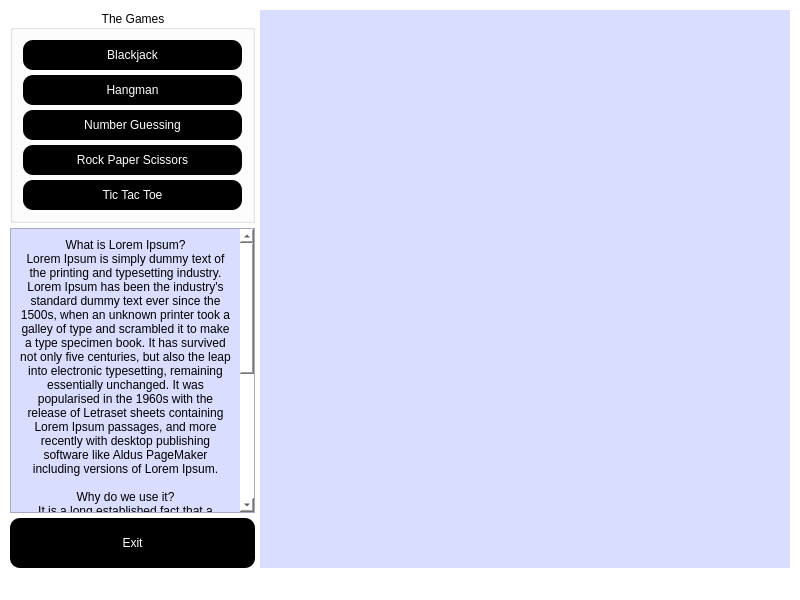
<?xml version="1.0" encoding="UTF-8"?>
<ui version="4.0">
 <class>PythonGames</class>
 <widget class="QMainWindow" name="PythonGames">
  <property name="geometry">
   <rect>
    <x>0</x>
    <y>0</y>
    <width>800</width>
    <height>600</height>
   </rect>
  </property>
  <property name="sizePolicy">
   <sizepolicy hsizetype="Expanding" vsizetype="Expanding">
    <horstretch>0</horstretch>
    <verstretch>0</verstretch>
   </sizepolicy>
  </property>
  <property name="font">
   <font>
    <family>Microsoft JhengHei UI</family>
   </font>
  </property>
  <property name="windowTitle">
   <string>Python Games</string>
  </property>
  <property name="styleSheet">
   <string notr="true">background-color: rgb(255, 255, 255);</string>
  </property>
  <widget class="QWidget" name="centralwidget">
   <layout class="QGridLayout" name="main_layout">
    <property name="leftMargin">
     <number>10</number>
    </property>
    <property name="topMargin">
     <number>10</number>
    </property>
    <property name="rightMargin">
     <number>10</number>
    </property>
    <property name="bottomMargin">
     <number>10</number>
    </property>
    <property name="spacing">
     <number>5</number>
    </property>
    <item row="0" column="0">
     <widget class="QGroupBox" name="games_box">
      <property name="maximumSize">
       <size>
        <width>300</width>
        <height>16777215</height>
       </size>
      </property>
      <property name="styleSheet">
       <string notr="true">QPushButton { background-color: rgb(0, 0, 0);
                      color: rgb(255, 255, 255);
                       border-radius: 10px; }
                
QPushButton::pressed { background-color: rgb(255, 255, 255);
                                    color: rgb(0, 0, 0);
                                    border: 1px solid rgb(0, 0, 0);
                                    border-radius: 10px; }
                
QPushButton::disabled { background-color: rgb(0, 0, 0, 0.2);
                                        color: rgb(75, 75, 75); }</string>
      </property>
      <property name="title">
       <string>The Games</string>
      </property>
      <property name="alignment">
       <set>Qt::AlignCenter</set>
      </property>
      <layout class="QGridLayout" name="games_box_layout">
       <property name="leftMargin">
        <number>10</number>
       </property>
       <property name="topMargin">
        <number>10</number>
       </property>
       <property name="rightMargin">
        <number>10</number>
       </property>
       <property name="bottomMargin">
        <number>10</number>
       </property>
       <property name="spacing">
        <number>5</number>
       </property>
       <item row="2" column="0">
        <widget class="QPushButton" name="num_guess_button">
         <property name="minimumSize">
          <size>
           <width>0</width>
           <height>30</height>
          </size>
         </property>
         <property name="text">
          <string>Number Guessing</string>
         </property>
        </widget>
       </item>
       <item row="0" column="0">
        <widget class="QPushButton" name="blackjack_button">
         <property name="minimumSize">
          <size>
           <width>0</width>
           <height>30</height>
          </size>
         </property>
         <property name="text">
          <string>Blackjack</string>
         </property>
        </widget>
       </item>
       <item row="1" column="0">
        <widget class="QPushButton" name="hangman_button">
         <property name="minimumSize">
          <size>
           <width>0</width>
           <height>30</height>
          </size>
         </property>
         <property name="text">
          <string>Hangman</string>
         </property>
        </widget>
       </item>
       <item row="4" column="0">
        <widget class="QPushButton" name="ttt_button">
         <property name="minimumSize">
          <size>
           <width>0</width>
           <height>30</height>
          </size>
         </property>
         <property name="text">
          <string>Tic Tac Toe</string>
         </property>
        </widget>
       </item>
       <item row="3" column="0">
        <widget class="QPushButton" name="rps_button">
         <property name="minimumSize">
          <size>
           <width>0</width>
           <height>30</height>
          </size>
         </property>
         <property name="text">
          <string>Rock Paper Scissors</string>
         </property>
        </widget>
       </item>
      </layout>
     </widget>
    </item>
    <item row="1" column="0">
     <widget class="QScrollArea" name="rules_scrollArea">
      <property name="maximumSize">
       <size>
        <width>300</width>
        <height>16777215</height>
       </size>
      </property>
      <property name="styleSheet">
       <string notr="true">background-color: rgb(217, 221, 255);</string>
      </property>
      <property name="widgetResizable">
       <bool>true</bool>
      </property>
      <widget class="QWidget" name="rules_content">
       <property name="geometry">
        <rect>
         <x>0</x>
         <y>0</y>
         <width>222</width>
         <height>674</height>
        </rect>
       </property>
       <layout class="QVBoxLayout" name="verticalLayout">
        <item>
         <widget class="QLabel" name="rules_label">
          <property name="sizePolicy">
           <sizepolicy hsizetype="Expanding" vsizetype="Expanding">
            <horstretch>0</horstretch>
            <verstretch>0</verstretch>
           </sizepolicy>
          </property>
          <property name="maximumSize">
           <size>
            <width>300</width>
            <height>16777215</height>
           </size>
          </property>
          <property name="text">
           <string>What is Lorem Ipsum?
Lorem Ipsum is simply dummy text of the printing and typesetting industry. Lorem Ipsum has been the industry's standard dummy text ever since the 1500s, when an unknown printer took a galley of type and scrambled it to make a type specimen book. It has survived not only five centuries, but also the leap into electronic typesetting, remaining essentially unchanged. It was popularised in the 1960s with the release of Letraset sheets containing Lorem Ipsum passages, and more recently with desktop publishing software like Aldus PageMaker including versions of Lorem Ipsum.

Why do we use it?
It is a long established fact that a reader will be distracted by the readable content of a page when looking at its layout. The point of using Lorem Ipsum is that it has a more-or-less normal distribution of letters, as opposed to using 'Content here, content here', making it look like readable English. Many desktop publishing packages and web page editors now use Lorem Ipsum as their default model text, and a search for 'lorem ipsum' will uncover many web sites still in their infancy. Various versions have evolved over the years, sometimes by accident, sometimes on purpose (injected humour and the like).

</string>
          </property>
          <property name="alignment">
           <set>Qt::AlignCenter</set>
          </property>
          <property name="wordWrap">
           <bool>true</bool>
          </property>
         </widget>
        </item>
       </layout>
      </widget>
     </widget>
    </item>
    <item row="2" column="0">
     <widget class="QPushButton" name="exit_button">
      <property name="minimumSize">
       <size>
        <width>0</width>
        <height>50</height>
       </size>
      </property>
      <property name="styleSheet">
       <string notr="true">QPushButton { background-color: rgb(0, 0, 0);
                      color: rgb(255, 255, 255);
                       border-radius: 10px; }
                
QPushButton::pressed { background-color: rgb(255, 255, 255);
                                    color: rgb(0, 0, 0);
                                    border: 1px solid rgb(0, 0, 0);
                                    border-radius: 10px; }
                
QPushButton::disabled { background-color: rgb(0, 0, 0, 0.2);
                                        color: rgb(75, 75, 75); }</string>
      </property>
      <property name="text">
       <string>Exit</string>
      </property>
     </widget>
    </item>
    <item row="0" column="1" rowspan="3">
     <widget class="QFrame" name="games_frame">
      <property name="sizePolicy">
       <sizepolicy hsizetype="Expanding" vsizetype="Expanding">
        <horstretch>0</horstretch>
        <verstretch>0</verstretch>
       </sizepolicy>
      </property>
      <property name="minimumSize">
       <size>
        <width>530</width>
        <height>530</height>
       </size>
      </property>
      <property name="styleSheet">
       <string notr="true">background-color: rgb(217, 221, 255);</string>
      </property>
     </widget>
    </item>
   </layout>
  </widget>
  <widget class="QMenuBar" name="menubar">
   <property name="geometry">
    <rect>
     <x>0</x>
     <y>0</y>
     <width>800</width>
     <height>26</height>
    </rect>
   </property>
  </widget>
  <widget class="QStatusBar" name="statusbar"/>
  <action name="actionToggle_Dark_Mode">
   <property name="checkable">
    <bool>true</bool>
   </property>
   <property name="checked">
    <bool>true</bool>
   </property>
   <property name="text">
    <string>Toggle Dark Mode</string>
   </property>
  </action>
 </widget>
 <resources/>
 <connections/>
</ui>
